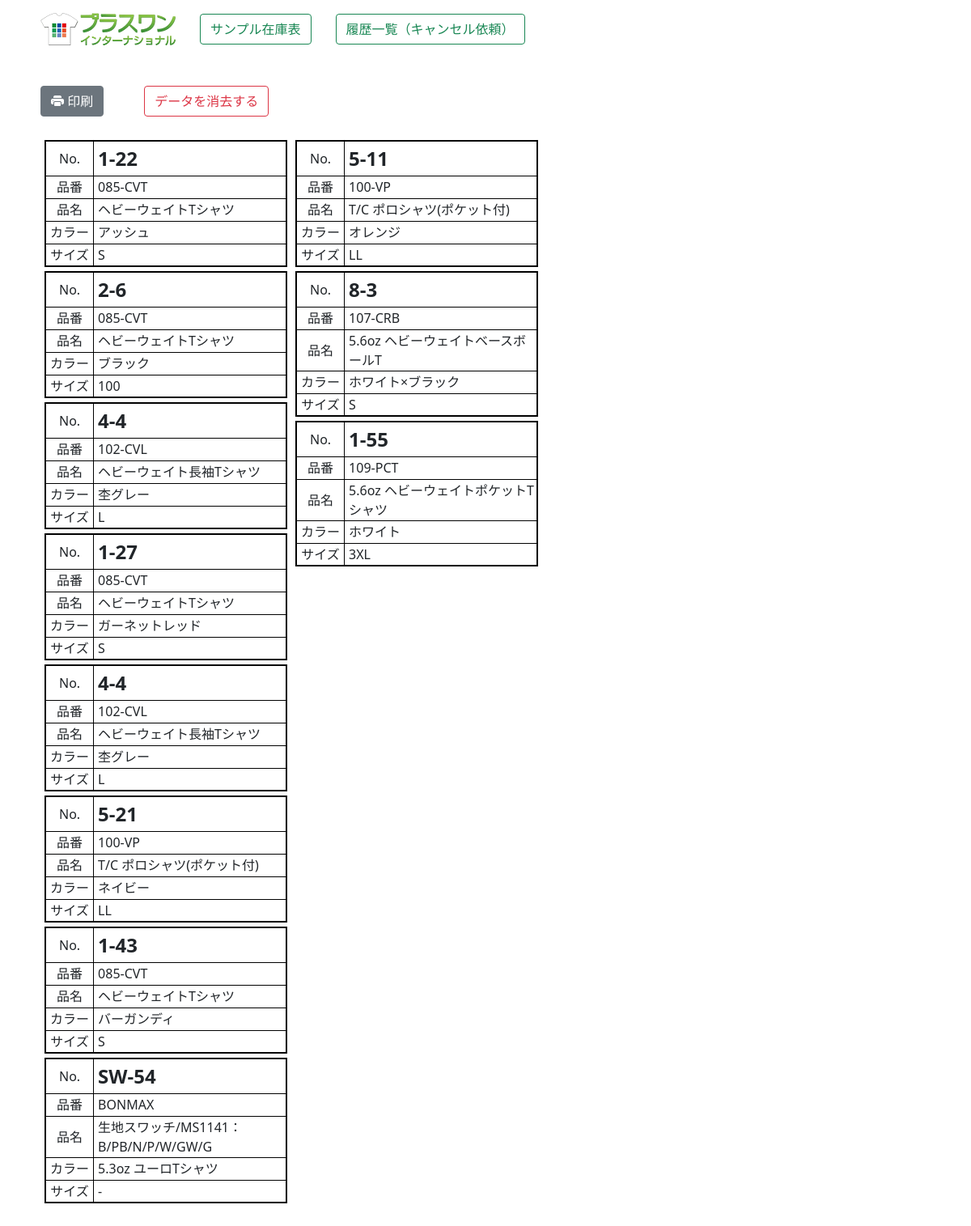
The app's page /zaiko2/label_print/ with its own data.
### zaiko/models.py (models this page shows, shortened)
class Label(models.Model):
    sample_num=models.CharField("サンプルNo",max_length=20)
    shouhin_num=models.CharField("商品番号",max_length=20)
    shouhin_name=models.CharField("商品名",max_length=255)
    color=models.CharField("カラー",max_length=255)
    size=models.CharField("サイズ",max_length=20)

### zaiko2/views.py (the view)
# urls.py: path('label_print/', label_print, name="label_print"),
def label_print(request):
    items=Label.objects.all()
    if items.count() > 16:
        items1=items[:8]
        items2=items[7:16]
        items3=items[15:]
        params={"items1":items1,"items2":items2,"items3":items3,"col":3}
    elif items.count() >8:
        items1=items[:8]
        items2=items[8:16]
        params={"items1":items1,"items2":items2,"col":2}
    else:
        items1=items[:8]
        params={"items1":items1,"col":1}
    kanri=0
    if request.user.username == "p1masao":
        kanri=1
    params["kanri"]=kanri
    return render(request,"zaiko2/label.html",params)

### zaiko2/templates/zaiko2/label.html (shortened to what this page needs)
{% load static %}
<!DOCTYPE html>
<html lang="ja">
<head>
    <link rel="stylesheet" href="{% static 'main.css' %}">
    <link href="https://cdn.jsdelivr.net/npm/bootstrap@5.0.2/dist/css/bootstrap.min.css" rel="stylesheet">
    <link rel="stylesheet" href="https://cdn.jsdelivr.net/npm/bootstrap-icons@1.8.0/font/bootstrap-icons.css">
</head>
<body>
    <div class="container mt-3 mb-5">
        <div style="margin: 0 auto; justify-content: center; width: 1100px;">
            {% include "zaiko/menu.html" with kanri=kanri %}
            <div class="flex2" style="margin-top: 50px;">
                <div><button type="button" class="btn btn-secondary" id="print"><i class="bi bi-printer-fill"></i> 印刷</button></div>
                <div style="margin-left: 50px;">
                    <a href="{% url 'zaiko2:label_del' %}">
                        <button type="button" class="btn btn-outline-danger" onclick="return confirm('本当に消去しますか？')" >データを消去する</button>
                    </a>
                </div>
            </div>
            <div class="flex_print mt-4">
                <div>
                    <div style="width:310px; display: inline;">
                        {% for i in items1 %}
                        <table style="width:300px;margin: 5px;border: #000000 2px solid;">
                            <tr><td style="width: 20%; height: 43px; text-align: center;">No.</td><td style="width: 80%;font-weight: bold;font-size: 1.5em;padding-left: 5px;">{{i.sample_num}}</td></tr>
                            <tr><td style="height: 28px;text-align: center;">品番</td><td style="padding-left: 5px;">{{i.shouhin_num}}</td></tr>
                            <tr><td style="height: 28px;text-align: center;">品名</td><td style="padding-left: 5px;">{{i.shouhin_name}}</td></tr>
                            <tr><td style="height: 28px;text-align: center;">カラー</td><td style="padding-left: 5px;">{{i.color}}</td></tr>
                            <tr><td style="height: 28px;text-align: center;;">サイズ</td><td style="padding-left: 5px;">{{i.size}}</td></tr>
                        </table>
                        {% endfor %}
                    </div>
                </div>
                <div>
                    <div style="width:310px; display: inline;">
                        {% for i in items2 %}
                        <table style="width:300px;margin: 5px;border: #000000 2px solid;">
                            <tr><td style="width: 20%; height: 43px; text-align: center;">No.</td><td style="width: 80%;font-weight: bold;font-size: 1.5em;padding-left: 5px;">{{i.sample_num}}</td></tr>
                            <tr><td style="height: 28px;text-align: center;">品番</td><td style="padding-left: 5px;">{{i.shouhin_num}}</td></tr>
                            <tr><td style="height: 28px;text-align: center;">品名</td><td style="padding-left: 5px;">{{i.shouhin_name}}</td></tr>
                            <tr><td style="height: 28px;text-align: center;">カラー</td><td style="padding-left: 5px;">{{i.color}}</td></tr>
                            <tr><td style="height: 28px;text-align: center;;">サイズ</td><td style="padding-left: 5px;">{{i.size}}</td></tr>
                        </table>
                        {% endfor %}
                    </div>
                </div>
            </div>
        </div>
    </div>
</body>
</html>

### zaiko/static/main.css (style rules this page uses)
.flex2,.menu { display: flex; flex-wrap: wrap; align-items: center; }
.flex_print { display: flex; flex-wrap: wrap; margin: 0 auto; }

### zaiko2/templates/zaiko2/label.html (style rules this page uses)
table, td, th { border: 1px #000000 solid; font-size:auto; }

### records on screen
Label: sample_num "1-22", shouhin_num "085-CVT", shouhin_name "ヘビーウェイトTシャツ", color "アッシュ", size "S"
Label: sample_num "2-6", shouhin_num "085-CVT", shouhin_name "ヘビーウェイトTシャツ", color "ブラック", size "100"
Label: sample_num "4-4", shouhin_num "102-CVL", shouhin_name "ヘビーウェイト長袖Tシャツ", color "杢グレー", size "L"
Label: sample_num "1-27", shouhin_num "085-CVT", shouhin_name "ヘビーウェイトTシャツ", color "ガーネットレッド", size "S"
Label: sample_num "4-4", shouhin_num "102-CVL", shouhin_name "ヘビーウェイト長袖Tシャツ", color "杢グレー", size "L"
Label: sample_num "5-21", shouhin_num "100-VP", shouhin_name "T/C ポロシャツ(ポケット付)", color "ネイビー", size "LL"
Label: sample_num "1-43", shouhin_num "085-CVT", shouhin_name "ヘビーウェイトTシャツ", color "バーガンディ", size "S"
Label: sample_num "SW-54", shouhin_num "BONMAX", shouhin_name "生地スワッチ/MS1141：B/PB/N/P/W/GW/G", color "5.3oz ユーロTシャツ", size "-"
Label: sample_num "5-11", shouhin_num "100-VP", shouhin_name "T/C ポロシャツ(ポケット付)", color "オレンジ", size "LL"
Label: sample_num "8-3", shouhin_num "107-CRB", shouhin_name "5.6oz ヘビーウェイトベースボールT", color "ホワイト×ブラック", size "S"
Label: sample_num "1-55", shouhin_num "109-PCT", shouhin_name "5.6oz ヘビーウェイトポケットTシャツ", color "ホワイト", size "3XL"
